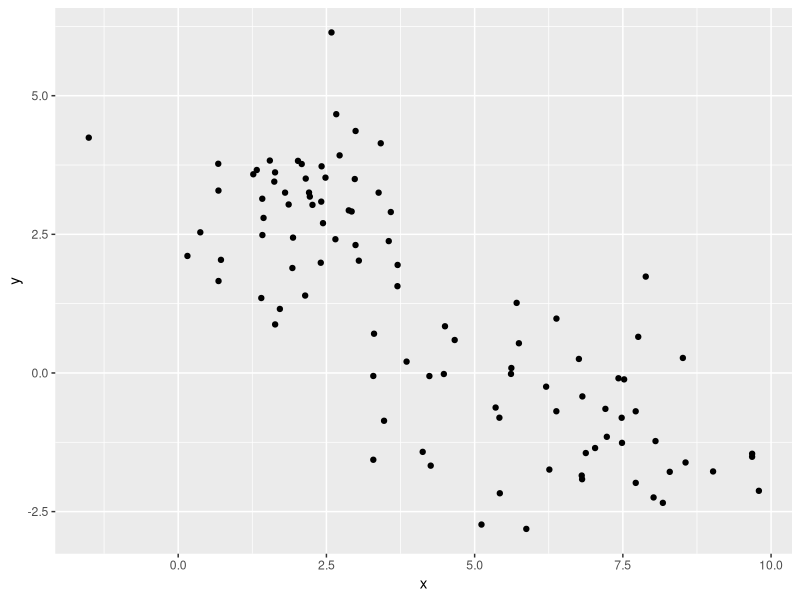
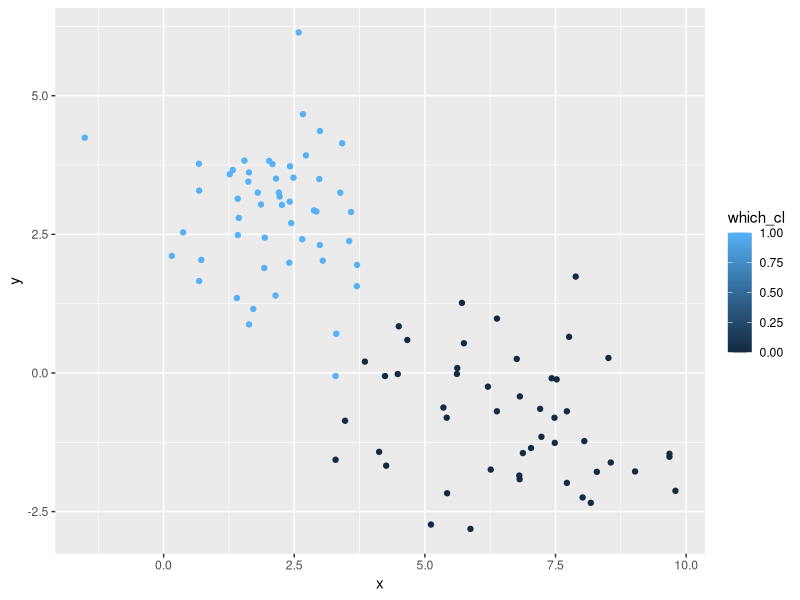
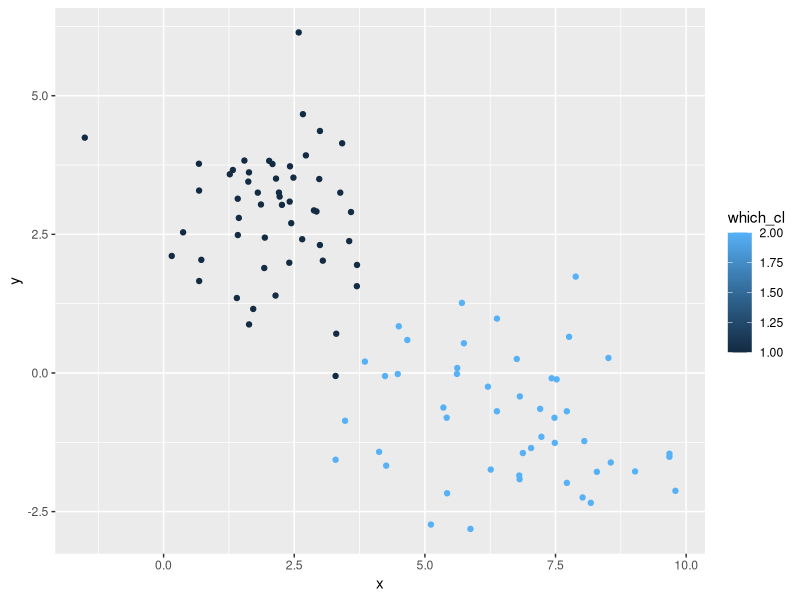

Recreate these plots in R, in order.
##############k means clustering k=2: otimização 

library(tidyverse)

#f_obj <- function(xi, mu, zi){ #mediax c2 mediax c1 mediay c2 mediay c1
#  mu1 <- as.numeric(mu[seq(from = 2, to = 2*(ncol(data)-1), by = 2 )])
#  mu2 <- as.numeric(mu[seq(from = 1, to = 2*(ncol(data)-1), by = 2 )])
#  f <- sum(zi * (xi-mu1)^2) + sum((1-zi)*(xi - mu2)^2) #queremos minimizar esta função 
#  return(f) #note que em cada chamada da função, f corresponderá apenas no primeiro ou segundo termo devido a zi ser 0 ou 1 (indicadora)
#}

f_obj <- function(xi, mu, zi){ #mediax c2 mediax c1 mediay c2 mediay c1
  mu1 <- as.numeric(mu[2, ])
  mu2 <- as.numeric(mu[1, ])
  f <- sum(zi * (xi-mu1)^2) + sum((1-zi)*(xi - mu2)^2) #queremos minimizar esta função 
  return(f) #note que em cada chamada da função, f corresponderá apenas no primeiro ou segundo termo devido a zi ser 0 ou 1 (indicadora)
}


opt_k2means <- function(data, mu){
  nrep <- 1
  conv <- FALSE
  while(conv == FALSE & nrep < 1000){
    data_temp <- data
    for(i in 1:nrow(data)){
      if(f_obj(xi = data[i,-which(colnames(data)=='which_cl')], mu = mu, zi = 1) < f_obj(xi = data[i,-which(colnames(data)=='which_cl')], mu = mu, zi = 0)){
        data[i,]$which_cl <- 1
      } else{
        data[i,]$which_cl <- 0 ##0 =  cluster 2 = m2 
      }
    }
    print('a')
    mu <- data %>% group_by(which_cl) %>% summarise_all(mean) %>% select(-which_cl) # %>% pivot_wider(names_from = which_cl, values_from = -which_cl) #computando as medias de cada cluster
    #note que ao derivarmos a f.obj em relacao aos vetores de medias m1 e m2, chegamos a conclusao que m1^ é a soma das observações pertencentes ao cluster 1 dividido por a quantidade 
    #de observações presente no cluster 1. Para o m2^, vale a mesma ideia.
    
    if(dplyr::all_equal(data, data_temp) == T){ ##criterio de convergencia: a atualização dos clusters não resultou em nenhuma mudança nova que minimizasse a f. objetivo
      conv <- TRUE
    }
    nrep <- nrep + 1  
  }
  return(list(data, mu))
}


###vamos criar 2 clusters que diferem bastante entre si para checarmos se nosso algoritmo funcionou:
x <- 0
x[1:50] <- rnorm(50, 7, 2)
x[51:100] <- rnorm(50, 2, 1)

y <- 0 
y[1:50] <- rnorm(50, -1, 1)
y[51:100] <- rnorm(50, 3, 1)

z <- 0
z[1:50] <- rnorm(50, 10, 1)
z[51:100] <- rnorm(50, -3, 1)
data <- as.tbl(as.data.frame(cbind(x,y)))
 
###vamos usar um chute inicial para os centroides, que constituem em valores aleatorios amostrados de nossos dados
m1 <- sample_n(data, 1) ###cluster 1 inicial
m2 <- sample_n(data, 1) ###cluster 2 inicial
mu <- rbind(m1, m2)

data$which_cl <- rep(NA, nrow(data))  ##criar coluna para atribuirmos o cluster a cada vetor de obs

##visualizando nossos dados simulados
ggplot(data, aes(x = x, y = y)) + geom_point()

##otimizando com kmeans
opt <- opt_k2means(data, mu = mu) ###k2 means clustering
a <- opt[[1]] ###salvando os dados e seu cluster
b <- opt[[2]] ###salvando o vetor de medias (centroides)

##visualizando a classificação
ggplot(a, aes(x = x, y= y, color = which_cl)) + geom_point()

##vamos agora comparar nossa classificação com a classificação do kmeans():
model <- kmeans(data[,1:2], centers = 2)
data[,3] <- model$cluster
ggplot(data, aes(x=x, y=y, color = which_cl)) + geom_point()
#podemos ver que ambas classifcações são muito parecidas
